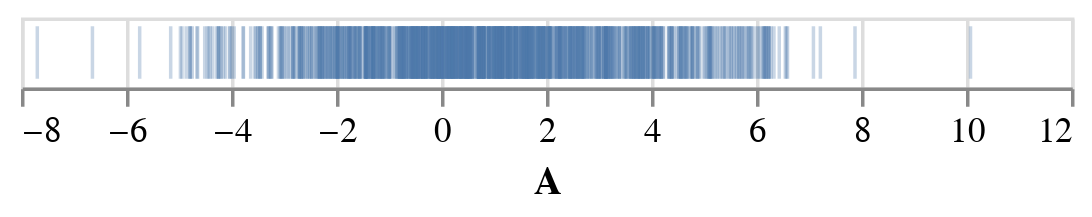

Notebook source saved alongside this figure:
### Code cell
alt.Chart(df).mark_tick(opacity=0.3).encode(
    x='A'
)

### Figure 1 — Vega-Lite specification as saved in the notebook (floating-point values rounded to 4 significant figures; data arrays with more than 128 entries replaced by an {"elided": "..."} marker saying what was removed)
{"config": {"view": {"continuousWidth": 300, "continuousHeight": 300}}, "data": {"name": "data-2e7d5c8169f8957ea53de195cebb6b91"}, "mark": {"type": "tick", "opacity": 0.3}, "encoding": {"x": {"field": "A", "type": "quantitative"}}, "$schema": "https://vega.github.io/schema/vega-lite/v5.20.1.json", "datasets": {"data-2e7d5c8169f8957ea53de195cebb6b91": {"elided": "1000 records"}}}
